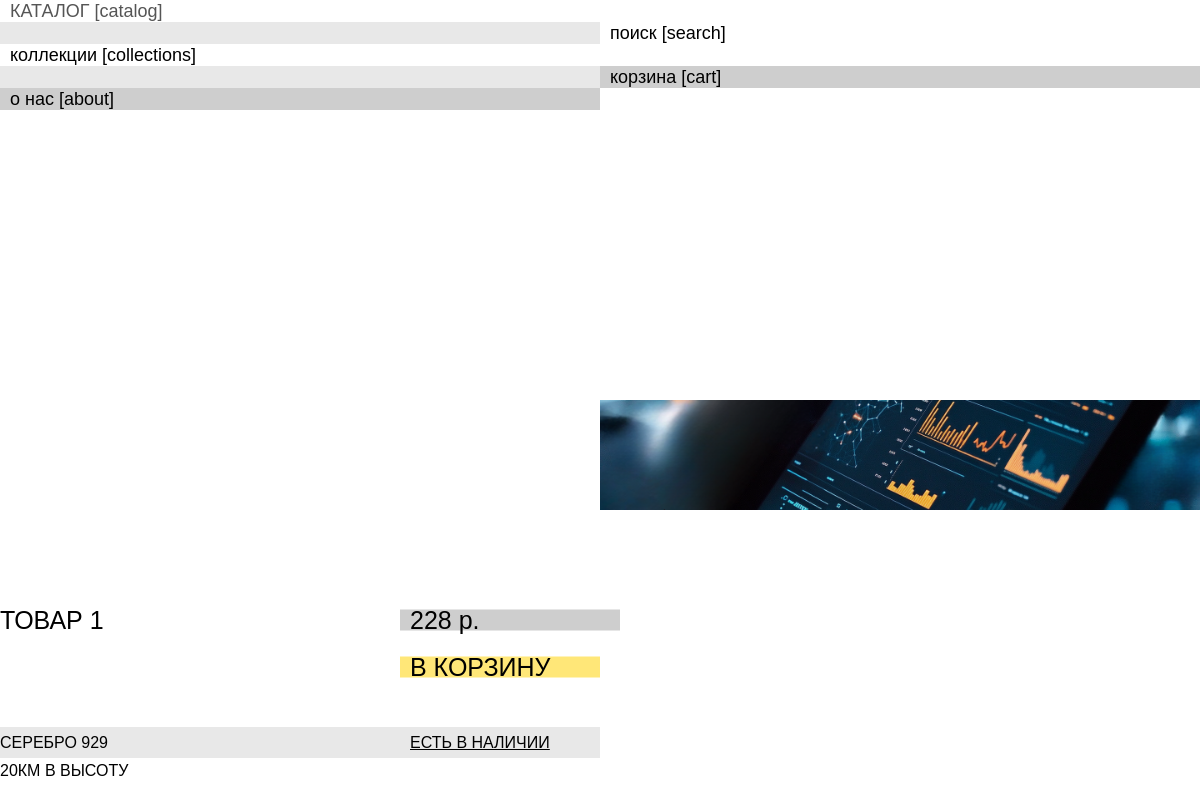
The app's page /catalog/1/ with its own data.
### main/models.py (models this page shows, shortened)
class CatalogItem(models.Model):
    CATEGORY_CHOICES = [
        ('all', 'Все товары'),
        ('bracelets', 'Браслеты'),
        ('earrings', 'Серьги'),
        ('pendants', 'Кулоны'),
        ('necklaces', 'Ожерелья'),
        ('rings', 'Кольцо'),
    ]
    title = models.CharField(max_length=100)
    image = models.ImageField(upload_to='catalog/')
    category = models.CharField(max_length=20, choices=CATEGORY_CHOICES, default='all')
    collection = models.ForeignKey(
        Collection,
        on_delete=models.PROTECT,
        null=True,
        blank=True,
        verbose_name="Коллекция",
        related_name='items'
    )
    price = models.IntegerField(verbose_name="Цена (в рублях)")
    material = models.CharField(max_length=100, verbose_name="Материал")
    size = models.CharField(max_length=50, verbose_name="Размер")
    available_sizes = models.JSONField(
        blank=True,
        null=True,
        verbose_name="Размеры кольца(для колец)",
        help_text="Список доступных размеров в формате JSON (например: [\"S\", \"M\", \"L\"])"
    )
    available = models.BooleanField(default=True, verbose_name="В наличии")
    description = models.TextField(
        verbose_name="Описание",
        blank=True,
        null=True,
        help_text="Многострочное описание товара"
    )
    class Meta:
        verbose_name = "Товар"
        verbose_name_plural = "Товары"

### main/views.py (the view)
# urls.py: path('catalog/<int:item_id>/', views.catalog_item_detail, name='catalog_item_detail'),
def catalog_item_detail(request, item_id):
    item = get_object_or_404(CatalogItem, id=item_id)
    images = item.itemImages.all()  # Только изображения для текущего товара
    if item.description is None:
        item.description = ""
    images = [item, *images]
    available_sizes_json = json.dumps(item.available_sizes or [])
    return render(request, 'catalog_item_detail.html', {
        'item': item,
        'images': images,
        'background_image': get_background_image(),
        'available_sizes_json': available_sizes_json,
    })

### main/templatetags/price_filters.py (called while the page is built)
@register.filter
def spaced(value):
    try:
        s = f"{int(value):,}"
        return s.replace(",", " ")
    except (ValueError, TypeError):
        return value

### main/views.py (called while the page is built)
def get_background_image():
    try:
        return HomePageImage.objects.latest('uploaded_at')
    except HomePageImage.DoesNotExist:
        return None

### templates/catalog_item_detail.html (shortened to what this page needs)
{% extends 'base.html' %}
{% load static %}
{% load static price_filters %}
{% block content %}
    <div class="product-detail">
        <div class="product-info" id="collection-info">
            <div class="title-wrap">
                <div class="product-title">{{ item.title }}</div>
                <div class="plaque plaque-price">
                    {{ item.price|spaced }} р.
                </div>
            </div>
            <div class="title-wrap">
                <div class="plaque plaque-cart">
                    <a href="#" id="add-to-cart-btn" class="btn-add"
                       data-id="{{ item.id }}"
                       data-title="{{ item.title }}"
                       data-price="{{ item.price }}"
                       data-image="{{ item.image.url }}"
                       data-category="{{ item.category }}"
                       data-sizes='{{ available_sizes_json }}'
                        >
                        В корзину
                    </a>
                </div>
            </div>
            <div class="plaque plaque-footer">
                <span class="material">{{ item.material }}</span>
                <span class="availability">
                    {% if item.available %}Есть в наличии{% else %}Нет в наличии{% endif %}
                </span>
            </div>
            <div class="size-wrap">
                <span class="size">{{ item.size }}</span>
            </div>
        </div>
        <div class="collection-card-images">
            {% for img in images %}
                <img src="{{ img.image.url }}">
            {% endfor %}
        </div>
    </div>
{% endblock %}

### main/static/css/main.css (style rules this page uses)
* { margin: 0; padding: 0; }
body { background-color: white; font-family: sans-serif; display: flex; flex-direction: column; }
html, body { height: 100%; overflow-x: hidden; }
.product-detail { display: grid; grid-template-columns: 1fr 1fr; position: relative; height: 100%; min-height: 0; overflow: hidden; }
.product-info { text-transform: uppercase; display: flex; flex-direction: column; flex: 1; justify-content: flex-end; }
.plaque { display: inline-block; font-size: 25px; line-height: 21px; background: rgba(255, 255, 255, 0.85); position: relative; z-index: 3; font-weight: 400; }
.plaque-price { text-transform: lowercase; position: absolute; padding: 0 10px; right: -20px; transform: translateY(-50%); width: 200px; background: #cecece; }
.plaque-cart { text-transform: uppercase; position: absolute; right: 0; top: 0; transform: translateY(-50%); }
.plaque-footer { width: 100%; position: relative; display: flex; justify-content: space-between; flex-wrap: wrap; font-size: 16px; background: #E8E8E8; gap: 10px; margin-top: 20px; padding: 5px 0; }
.plaque-footer .availability { position: absolute; right: 0; width: 180px; padding: 0 10px; text-decoration: underline; }
.size-wrap { margin-top: 4px; margin-bottom: 20px; }
.title-wrap { width: 100%; margin-top: 12px; position: relative; display: flex; align-items: center; justify-content: start; }
.btn-add { display: inline-block; width: 180px; text-decoration: none; background-color: #FFE778; color: #000; padding: 0 10px; }
.product-title { margin: 0 0 20px; font-size: 25px; }
.collection-card-images { display: flex; flex-direction: row; position: relative; width: 100%; overflow-x: auto; overflow-y: hidden; gap: 10px; z-index: 102; }
.collection-card-images { width: 50vw; max-width: 100vw; overflow-x: auto; overflow-y: hidden; white-space: nowrap; scroll-behavior: smooth; transition: width .1s ease; }
.collection-card-images img { width: 100%; display: inline-block; object-fit: contain; vertical-align: middle; }

### records on screen
CatalogItem: title "ТОВАР 1", price|spaced "228", material "СЕРЕБРО 929", size "20КМ В ВЫСОТУ", image (picture)
